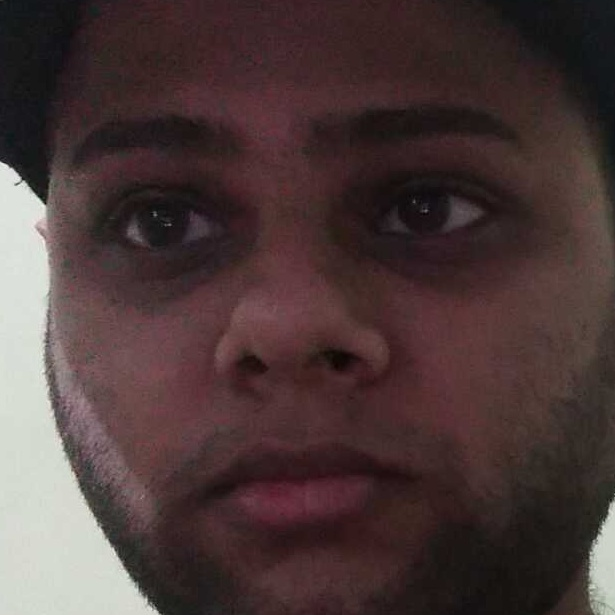
#> input picture images/Arnab_100.jpg, 615 x 615 px; its folder holds only this picture in this run
$ python 'data conversion.py'
#> lines starting #> are read from the running program, lines starting #| are printed output that depends on the picture
import os
import cv2
import numpy as np
import pickle

data_dir=os.path.join(os.getcwd(),"pickle_data")
img_dir = os.path.join(os.getcwd(),"images")

def preprocess(image):
    image=cv2.resize(image,(100,100))
    image=cv2.cvtColor(image,cv2.COLOR_BGR2GRAY)
    return image

images = []
labels = []

for i in os.listdir(img_dir):
    image=cv2.imread(os.path.join(img_dir,i))
#> image is the input picture: shape (615, 615, 3); mean B, G, R 57.3, 58, 75.3
    image=preprocess(image)
#> in preprocess, `image=cv2.cvtColor(image,cv2.COLOR_BGR2GRAY)`:
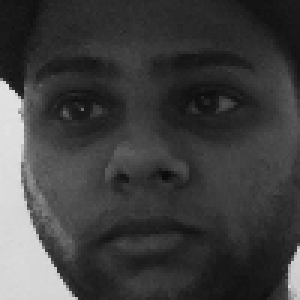
#> image: shape (100, 100) (shown 3 times larger); min 10, max 228, mean 63
    images.append(image)
    labels.append(i.split("_")[0])

images = np.array(images)
labels = np.array(labels)

with open(os.path.join(data_dir,"images.p"),'wb') as f:
    pickle.dump(images,f)
with open(os.path.join(data_dir,"labels.p"),'wb') as f:
    pickle.dump(labels,f)

$ run again, on images/Arnab_38.jpg
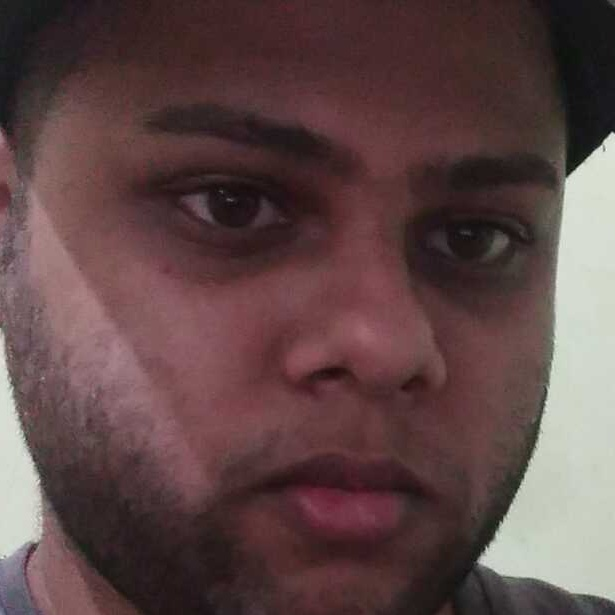
#> input picture images/Arnab_38.jpg, 615 x 615 px
#> image is the input picture: shape (615, 615, 3); mean B, G, R 71.1, 71.3, 94.6
#> in preprocess, `image=cv2.cvtColor(image,cv2.COLOR_BGR2GRAY)`:
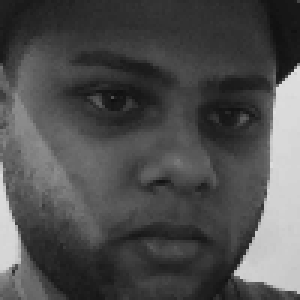
#> image: shape (100, 100) (shown 3 times larger); min 15, max 225, mean 78.2

$ run again, on images/Arnab_50.jpg
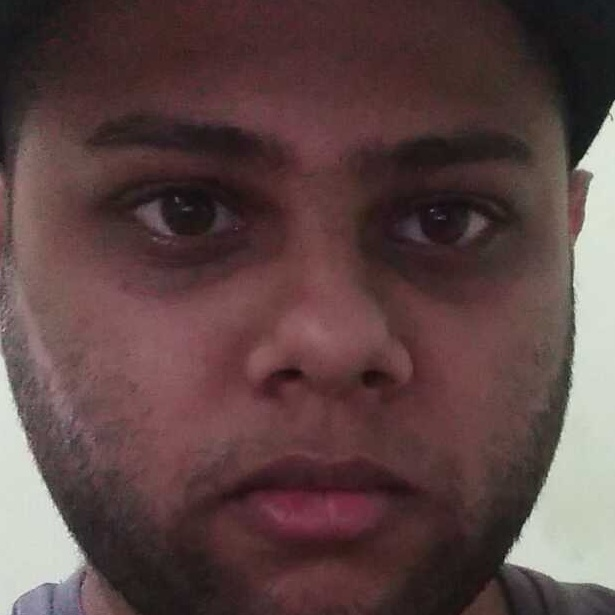
#> input picture images/Arnab_50.jpg, 615 x 615 px
#> image is the input picture: shape (615, 615, 3); mean B, G, R 68.2, 68.7, 92
#> in preprocess, `image=cv2.cvtColor(image,cv2.COLOR_BGR2GRAY)`:
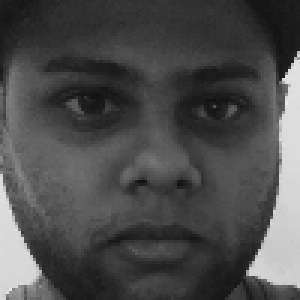
#> image: shape (100, 100) (shown 3 times larger); min 18, max 233, mean 75.6

$ run again, on images/Arnab_64.jpg
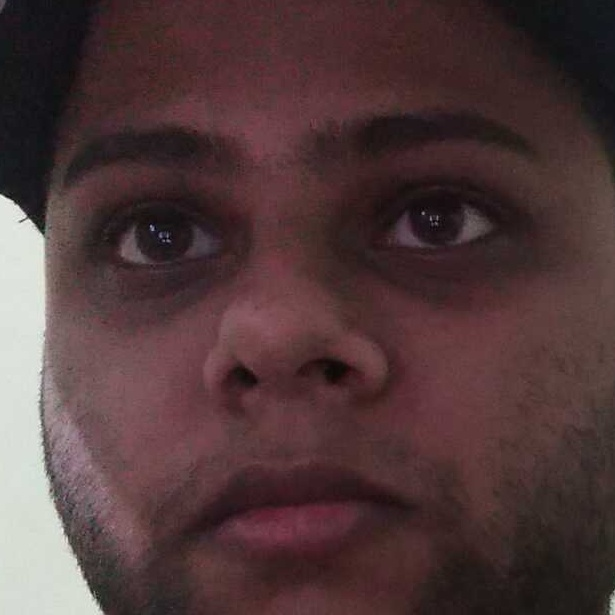
#> input picture images/Arnab_64.jpg, 615 x 615 px
#> image is the input picture: shape (615, 615, 3); mean B, G, R 58.3, 57.4, 80
#> in preprocess, `image=cv2.cvtColor(image,cv2.COLOR_BGR2GRAY)`:
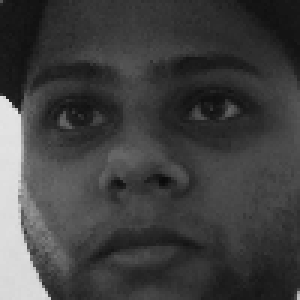
#> image: shape (100, 100) (shown 3 times larger); min 10, max 232, mean 64.2

$ run again, on images/Arnab_16.jpg
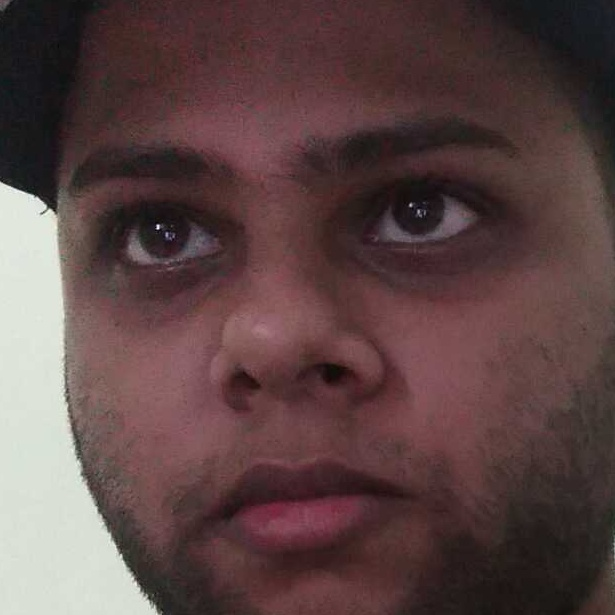
#> input picture images/Arnab_16.jpg, 615 x 615 px
#> image is the input picture: shape (615, 615, 3); mean B, G, R 69.2, 69.6, 92.2
#> in preprocess, `image=cv2.cvtColor(image,cv2.COLOR_BGR2GRAY)`:
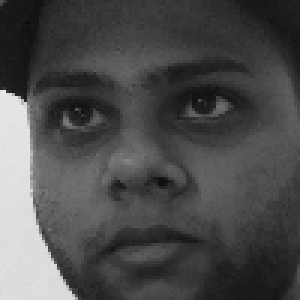
#> image: shape (100, 100) (shown 3 times larger); min 8, max 236, mean 76.2
